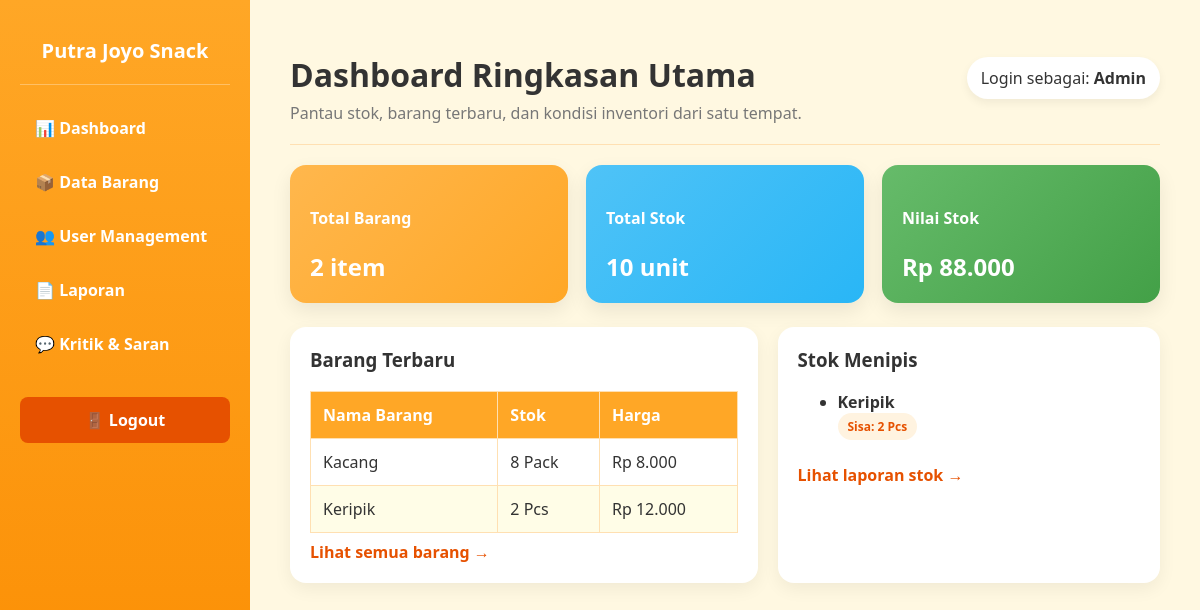
The app's page /admin/dashboard (signed in), older data.
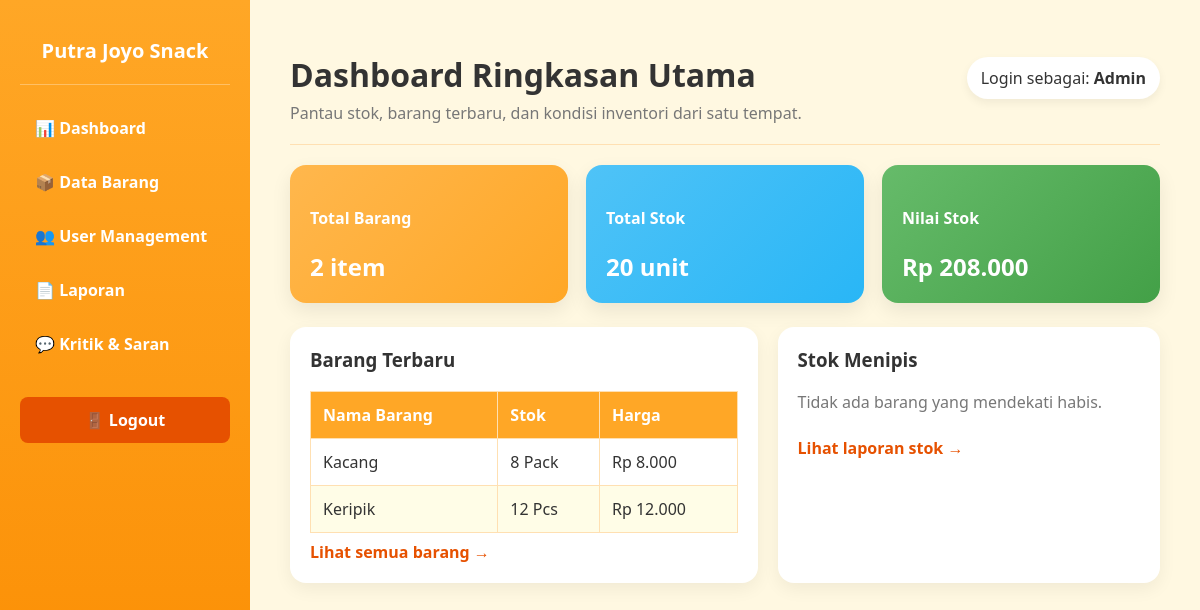
The same page, newer data.
### models/transaksi.py (models this page shows)
class Barang(db.Model):
    __tablename__ = 'barang'
    id = db.Column(db.Integer, primary_key=True)
    nama_barang = db.Column(db.String(100), nullable=False)
    harga = db.Column(db.Integer, nullable=False)
    stok = db.Column(db.Integer, nullable=False)
    satuan = db.Column(db.String(20), nullable=False)
    tanggal_masuk = db.Column(db.String(20), nullable=False)
    tanggal_kadaluarsa = db.Column(db.String(20), nullable=False)
    id_admin_fk = db.Column(db.String(50), nullable=False)

### app.py (the view)
@app.route("/admin/dashboard")
def admin_dashboard():
    if "user_id" not in session:
        return redirect("/login")
    if (session.get("role") or "").lower() != "admin":
        return "Akses Ditolak: Anda bukan Admin", 403
    total_barang = Barang.query.count()
    total_stok = Barang.query.with_entities(db.func.sum(Barang.stok)).scalar() or 0
    total_nilai_stok = sum(item.harga * item.stok for item in Barang.query.all())
    stok_menipis = Barang.query.filter(Barang.stok <= 5).order_by(Barang.stok).all()
    barang_terbaru = Barang.query.order_by(Barang.id.desc()).limit(5).all()
    return render_template(
        "admin/dashboard.html",
        total_barang=total_barang,
        total_stok=total_stok,
        total_nilai_stok=total_nilai_stok,
        stok_menipis=stok_menipis,
        barang_terbaru=barang_terbaru,
    )

### templates/admin/dashboard.html (shortened to what this page needs)
<!DOCTYPE html>
<html lang="id">
<head>
</head>
<body>
    <div class="sidebar">
        <h2>Putra Joyo Snack</h2>
        <hr style="border: 0; height: 1px; background: rgba(255,255,255,0.3); margin-bottom: 20px;">
        <a href="/admin/dashboard">📊 Dashboard</a>
        <a href="/admin/barang">📦 Data Barang</a>
        <a href="/admin/user">👥 User Management</a>
        <a href="/admin/laporan">📄 Laporan</a>
        <a href="/admin/kritik">💬 Kritik & Saran</a>
        <a class="logout-btn" href="/logout">🚪 Logout</a>
    </div>
    <div class="content">
        <div class="header-main">
            <div>
                <h1 style="margin-bottom: 6px;">Dashboard Ringkasan Utama</h1>
                <div class="muted">Pantau stok, barang terbaru, dan kondisi inventori dari satu tempat.</div>
            </div>
            <div class="header-badge">Login sebagai: <strong>Admin</strong></div>
        </div>
        <hr style="border: 0; height: 1px; background: #FFE0B2; margin: 20px 0;">
        <div class="cards-grid">
            <div class="card card-orange">
                <h4>Total Barang</h4>
                <p style="font-size: 24px; font-weight: bold; margin: 6px 0 0 0;">{{ total_barang }} item</p>
            </div>
            <div class="card card-blue">
                <h4>Total Stok</h4>
                <p style="font-size: 24px; font-weight: bold; margin: 6px 0 0 0;">{{ total_stok }} unit</p>
            </div>
            <div class="card card-green">
                <h4>Nilai Stok</h4>
                <p style="font-size: 24px; font-weight: bold; margin: 6px 0 0 0;">Rp {{ "{:,.0f}".format(total_nilai_stok).replace(',', '.') }}</p>
            </div>
        </div>
        <div class="panel-grid">
            <div class="panel">
                <h3>Barang Terbaru</h3>
                <table class="data-table">
                    <thead>
                        <tr>
                            <th>Nama Barang</th>
                            <th>Stok</th>
                            <th>Harga</th>
                        </tr>
                    </thead>
                    <tbody>
                        {% if barang_terbaru %}
                            {% for barang in barang_terbaru %}
                            <tr>
                                <td>{{ barang.nama_barang }}</td>
                                <td>{{ barang.stok }} {{ barang.satuan }}</td>
                                <td>Rp {{ "{:,.0f}".format(barang.harga).replace(',', '.') }}</td>
                            </tr>
                            {% endfor %}
                        {% else %}
                            <tr><td colspan="3" class="muted">Belum ada barang.</td></tr>
                        {% endif %}
                    </tbody>
                </table>
                <a class="action-link" href="/admin/barang">Lihat semua barang →</a>
            </div>
            <div class="panel">
                <h3>Stok Menipis</h3>
                {% if stok_menipis %}
                    <ul>
                        {% for barang in stok_menipis %}
                        <li style="margin-bottom: 10px;">
                            <strong>{{ barang.nama_barang }}</strong><br>
                            <span class="pill">Sisa: {{ barang.stok }} {{ barang.satuan }}</span>
                        </li>
                        {% endfor %}
                    </ul>
                {% else %}
                    <p class="muted">Tidak ada barang yang mendekati habis.</p>
                {% endif %}
                <a class="action-link" href="/admin/laporan">Lihat laporan stok →</a>
            </div>
        </div>
    </div>
</body>
</html>

Row changes from the older to the newer data that the page shows:
no longer on one of the page's lists (row edited): Barang: nama_barang "Keripik", stok "2", satuan "Pcs"
changed Barang "Keripik": stok "2" → "12"
Text that changed along with them:
{{ total_stok }}: "10" → "20"
{{ "{:,.0f}".format(total_nilai_stok).replace(',', '.') }}: "88.000" → "208.000"
text now shown: "Tidak ada barang yang mendekati habis."
